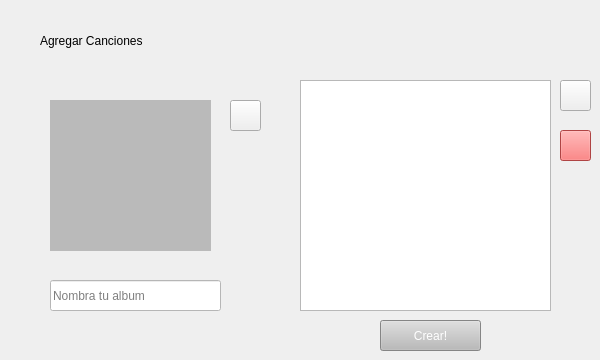
             <widget class="QWidget" name="page_8">
              <widget class="QLabel" name="labelPortada">
               <property name="geometry">
                <rect>
                 <x>50</x>
                 <y>100</y>
                 <width>161</width>
                 <height>151</height>
                </rect>
               </property>
               <property name="autoFillBackground">
                <bool>false</bool>
               </property>
               <property name="styleSheet">
                <string notr="true">background-color: rgb(186, 186, 186);</string>
               </property>
               <property name="text">
                <string/>
               </property>
               <property name="scaledContents">
                <bool>true</bool>
               </property>
              </widget>
              <widget class="QLineEdit" name="lineEditAlbum">
               <property name="geometry">
                <rect>
                 <x>50</x>
                 <y>280</y>
                 <width>171</width>
                 <height>31</height>
                </rect>
               </property>
               <property name="styleSheet">
                <string notr="true">background-color: rgb(255, 255, 255);</string>
               </property>
               <property name="text">
                <string/>
               </property>
               <property name="placeholderText">
                <string>Nombra tu album</string>
               </property>
              </widget>
              <widget class="QToolButton" name="toolButton_upload">
               <property name="geometry">
                <rect>
                 <x>230</x>
                 <y>100</y>
                 <width>31</width>
                 <height>31</height>
                </rect>
               </property>
               <property name="text">
                <string/>
               </property>
              </widget>
              <widget class="QLabel" name="label_46">
               <property name="geometry">
                <rect>
                 <x>40</x>
                 <y>30</y>
                 <width>231</width>
                 <height>21</height>
                </rect>
               </property>
               <property name="text">
                <string>Agregar Canciones</string>
               </property>
              </widget>
              <widget class="QListWidget" name="listaCancionesWidget">
               <property name="geometry">
                <rect>
                 <x>300</x>
                 <y>80</y>
                 <width>251</width>
                 <height>231</height>
                </rect>
               </property>
               <property name="styleSheet">
                <string notr="true">color: rgb(239, 239, 239);</string>
               </property>
               <property name="showDropIndicator" stdset="0">
                <bool>true</bool>
               </property>
               <property name="movement">
                <enum>QListView::Movement::Static</enum>
               </property>
               <property name="flow">
                <enum>QListView::Flow::TopToBottom</enum>
               </property>
               <property name="isWrapping" stdset="0">
                <bool>false</bool>
               </property>
               <property name="resizeMode">
                <enum>QListView::ResizeMode::Fixed</enum>
               </property>
               <property name="layoutMode">
                <enum>QListView::LayoutMode::SinglePass</enum>
               </property>
               <property name="spacing">
                <number>0</number>
               </property>
               <property name="gridSize">
                <size>
                 <width>0</width>
                 <height>30</height>
                </size>
               </property>
               <property name="viewMode">
                <enum>QListView::ViewMode::ListMode</enum>
               </property>
               <property name="uniformItemSizes">
                <bool>true</bool>
               </property>
               <property name="batchSize">
                <number>100</number>
               </property>
               <property name="wordWrap">
                <bool>false</bool>
               </property>
               <property name="selectionRectVisible">
                <bool>false</bool>
               </property>
               <property name="itemAlignment">
                <set>Qt::AlignmentFlag::AlignLeading</set>
               </property>
               <property name="currentRow">
                <number>-1</number>
               </property>
               <property name="sortingEnabled">
                <bool>false</bool>
               </property>
              </widget>
              <widget class="QToolButton" name="toolButton_addSong">
               <property name="geometry">
                <rect>
                 <x>560</x>
                 <y>80</y>
                 <width>31</width>
                 <height>31</height>
                </rect>
               </property>
               <property name="text">
                <string/>
               </property>
              </widget>
              <widget class="QToolButton" name="toolButton_crear">
               <property name="geometry">
                <rect>
                 <x>380</x>
                 <y>320</y>
                 <width>101</width>
                 <height>31</height>
                </rect>
               </property>
               <property name="styleSheet">
                <string notr="true">color: rgb(255, 255, 255);
background-color: rgb(186, 186, 186);</string>
               </property>
               <property name="text">
                <string>Crear!</string>
               </property>
              </widget>
              <widget class="QToolButton" name="toolButton_limpiar">
               <property name="geometry">
                <rect>
                 <x>560</x>
                 <y>130</y>
                 <width>31</width>
                 <height>31</height>
                </rect>
               </property>
               <property name="styleSheet">
                <string notr="true">background-color: rgb(245, 95, 95);</string>
               </property>
               <property name="text">
                <string/>
               </property>
              </widget>
             </widget>
